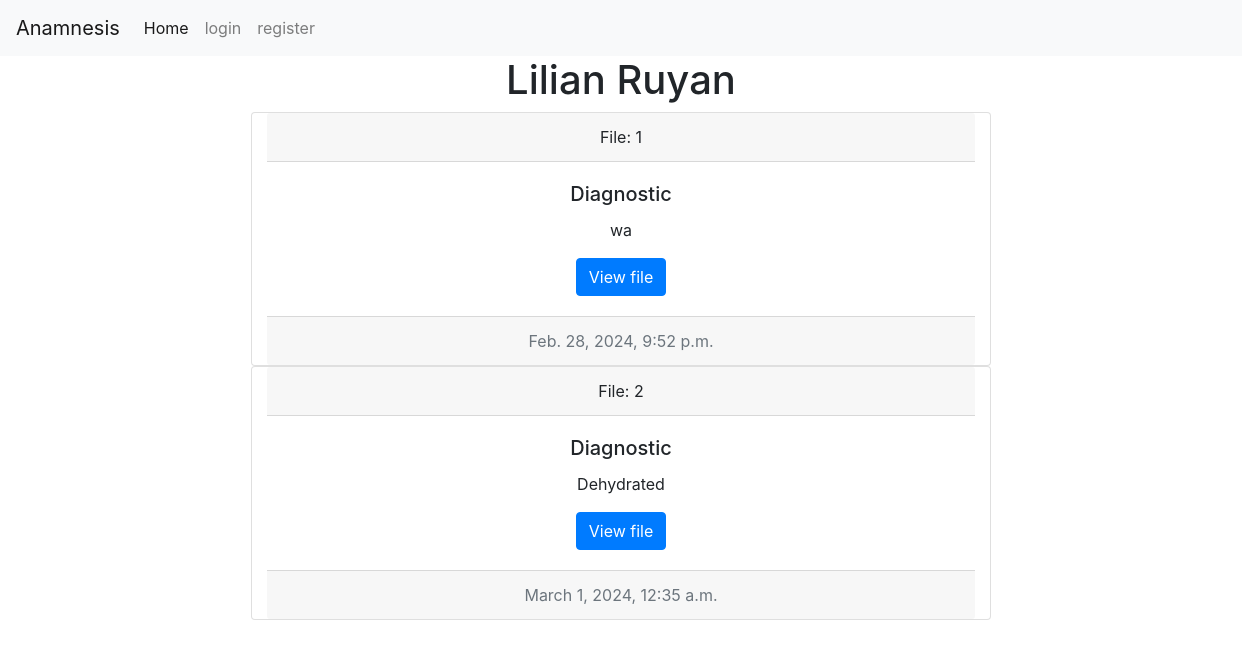
/file/11, run on the app's committed database.
### anamnesis/models.py (models this page shows, shortened)
class Patient(models.Model):
    name = models.CharField(max_length=25, blank=True)
    lastname = models.CharField(max_length=25, blank=True)
    address = models.CharField(max_length=50, blank=True, null=True)
    city = models.CharField(max_length=30, blank=True, null=True)
    state = models.CharField(max_length=20, blank=True, null=True)
    phonenumber = models.CharField(max_length=15, blank=True, null=True)
    date = models.DateTimeField(null=True)

class Patienthistory(models.Model):
    patient = models.ForeignKey(Patient, on_delete=models.CASCADE, blank=True, null=True, related_name="patient_history")
    date = models.DateTimeField()
    diagnostic =models.CharField(max_length=500, blank=True, null=True)
    history =models.CharField(max_length=500, blank=True, null=True) # Explanation of the symptoms
    prescription = models.CharField(max_length=500, blank=True, null=True)
    visit = models.CharField(max_length=30, blank=True, null=True) # Reason the patient is visiting

### anamnesis/views.py (the view, shortened to what this page needs)
# urls.py: path("file/<int:patient_id>", views.file, name="file"), #pull a patien file
def file(request, patient_id):
    if request.method == "GET":
        patient = Patient.objects.get(pk=patient_id)
        files = Patienthistory.objects.filter(patient_id=patient_id)
        paginator = Paginator(files, 10) #show 2 posts per page
        page_number = request.GET.get('page')
        page_obj = paginator.get_page(page_number)
        return render(request, "anamnesis/patientFile.html", {
            "patient": patient,
            "files": page_obj,
        })

### anamnesis/templates/anamnesis/patientFile.html (shortened to what this page needs)
{% extends "anamnesis/layout.html" %}
{% load static %}
{% block body %}
<div class="container">
    <div>
        <h1 style="text-align: center;">{{patient.name}} {{patient.lastname}}</h1>
    </div>
{% for file in files %}
    <div class="card col-sm-8 container text-center">
        <div class="card-header">
            File: {{file.id}}
        </div>
        <div class="card-body">
            <h5 class="card-title">Diagnostic</h5>
            <p class="card-text">{{file.diagnostic}}</p>
            <a href="{% url 'fileview' file_id=file.id%}" class="btn btn-primary">View file</a>
        </div>
        <div class="card-footer text-muted">
        {{file.date}}
        </div>
    </div>
{% endfor %}
    <div>
        <nav aria-label="Page navigation example">
        </nav>
    </div>
</div>
{% endblock %}

### anamnesis/static/anamnesis/styles.css (style rules this page uses)
nav { width: 100%; box-sizing: content-box; overflow: scroll; }
body { position: relative; }

### data on the page
Patient: name "Lilian", lastname "Ruyan"
Patienthistory: id "1", diagnostic "wa", date "Feb. 28, 2024, 9:52 p.m."
Patienthistory: id "2", diagnostic "Dehydrated", date "March 1, 2024, 12:35 a.m."
